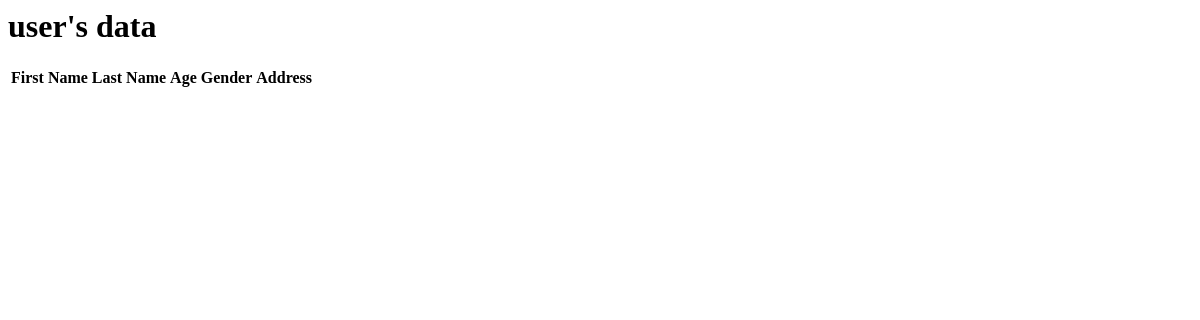
The page /data/ on the database as committed earlier.
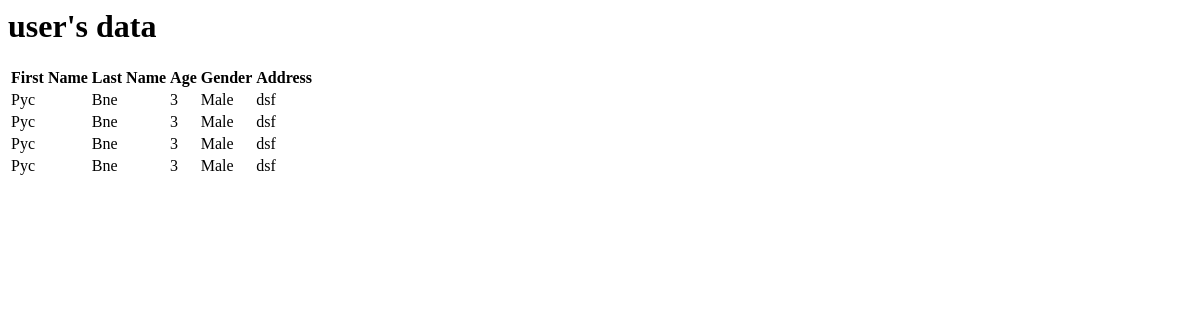
The same page on the database as committed later.
### Exstore/models.py (models this page shows, shortened)
class UserData(models.Model):
    GENDER_CHOICES = (
        ('Male', 'Male'),
        ('Female', 'Female'),
    )
    first_name = models.CharField(max_length=50)
    last_name = models.CharField(max_length=50)
    age = models.IntegerField()
    gender = models.CharField(default='Male', choices=GENDER_CHOICES, max_length=6)
    address = models.CharField(max_length=200)
    class Meta:
        verbose_name_plural = 'User Data'

### Exstore/views.py (the view)
class UserDataList(ListView):
    model = UserData
    queryset = UserData.objects.all()
    context_object_name = 'user_data'

### Exstore/templates/Exstore/userdata_list.html
<h1>user's data</h1>
<table>
  <colgroup span="4"></colgroup>
  <tr>
    <th>First Name</th>
    <th>Last Name</th>
    <th>Age</th>
    <th>Gender</th>
    <th>Address</th>
  </tr>
  <tr>
    {% for user in user_data %}
    <td>{{user.first_name}}</td>
    <td>{{user.last_name}}</td>
    <td>{{user.age}}</td>
    <td>{{user.gender}}</td>
    <td>{{user.address}}</td>
  </tr>
  {% endfor %}
</table>

Rows that differ between the two databases and show on the page:
added UserData: first_name "Pyc", last_name "Bne", age "3", gender "Male", address "dsf"
added UserData: first_name "Pyc", last_name "Bne", age "3", gender "Male", address "dsf"
added UserData: first_name "Pyc", last_name "Bne", age "3", gender "Male", address "dsf"
added UserData: first_name "Pyc", last_name "Bne", age "3", gender "Male", address "dsf"
